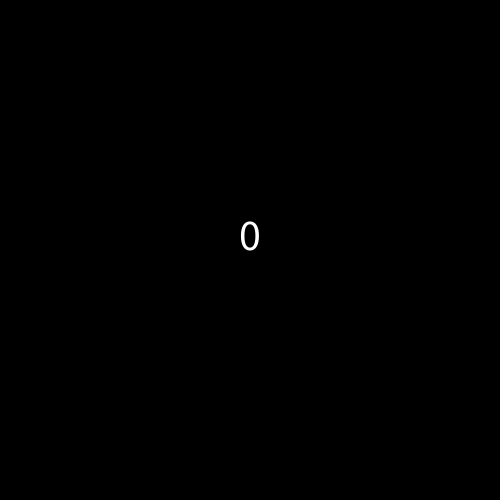
Frame 1 (no input)
Frame 60 (the mouse pressed at the canvas centre just before this capture): identical to frame 1, image omitted
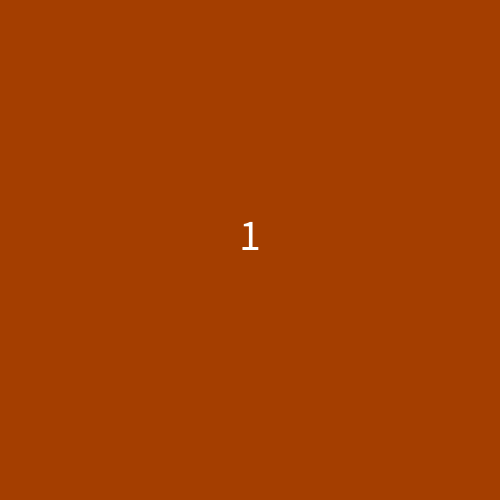
Frame 120 (the mouse held since frame 60 and released just before this capture)

The Processing sketch that drew these frames (run headless with seeded random() and noise(); from frame 60 on, the mouse is pressed at the canvas centre):

// Processing sketch: demo2_eventFunction_review
// ── demo2_eventFunction_review.pde

//REVIEW: CREATE SIMPLE COUNTER TO TRACK MOUSE CLICKS


int counter=0;
float r,g,b=0;
int x=0;

void setup(){
  size(500,500);
  textAlign(CENTER);
}

void draw(){
  background(r,g,b);
  textSize(44);
  text(counter, width/2, height/2);
  /* //No! This doesn't work! Uncomment to see why!
  if(mousePressed){
    counter++;
  }
  */
}


void mousePressed(){
  counter++;
  r= random(255);
  g=random(50,100);
  b=0;
}
